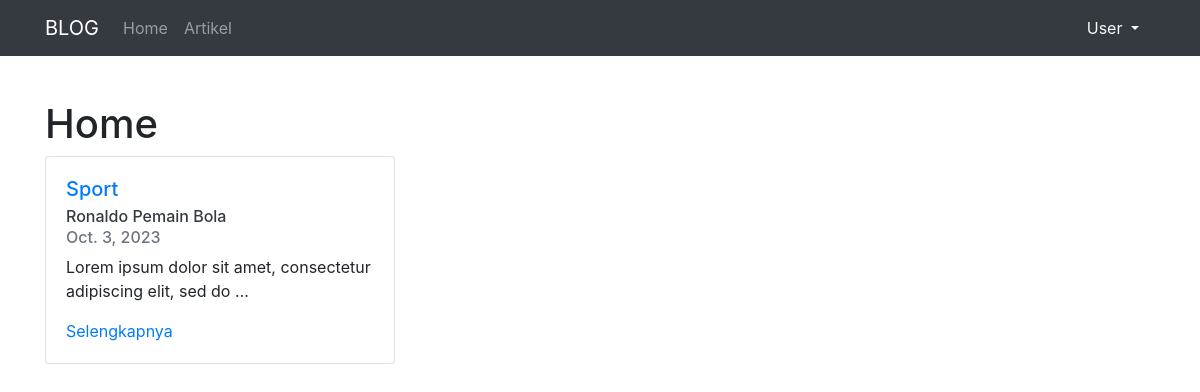
The page / on the database its author committed.
### artikel/models.py (models this page shows, shortened)
class Artikel(models.Model):
	judul		= models.CharField(max_length=255)
	isi 		= models.TextField()
	kategori 	= models.CharField(max_length=255)
	published	= models.DateTimeField(auto_now_add=True)
	updated 	= models.DateTimeField(auto_now=True)
	slug		= models.SlugField(blank=True, editable=False)

### core/views.py (the view)
# urls.py: url(r'^$', BlogHomeView.as_view(), name='home'),
class BlogHomeView(TemplateView, ArtikelPerKategori):
	template_name = "index.html"
	def get_context_data(self):
		querysets = self.get_latest_artikel_each_kategori()
		context = {
			'latest_artikel_list':querysets,
		}
		return context

### artikel/views.py (called while the page is built)
	def get_latest_artikel_each_kategori(self):
		kategori_list = self.model.objects.values_list('kategori', flat=True).distinct()
		queryset = []
		for kategori in kategori_list:
			artikel = self.model.objects.filter(kategori=kategori).latest('published')
			queryset.append(artikel)
		return queryset

### templates/index.html (shortened to what this page needs)
{% extends "base.html" %}
{% block contents %}
	<h1>Home</h1>
	<div class="row">
		{% for artikel in latest_artikel_list %}
			<div class="col-sm-4">
				<div class="card" >
				  <div class="card-body">
				    <h5 class="card-title"><a href="{% url 'artikel:category' artikel.kategori 1%}">{{artikel.kategori}}</a></h5>
				    <h6 class="card-subtitle mb-2 text-dark">{{artikel.judul}}</h6>
				    <h6 class="card-subtitle mb-2 text-muted">{{artikel.published|date}}</h6>
				    <p class="card-text">{{artikel.isi|truncatewords:10}}</p>
				    <a href="{% url 'artikel:detail' artikel.slug%}" class="card-link">Selengkapnya</a>
				  </div>
				</div>
			</div>
		{% endfor %}
	</div>
{% endblock contents %}

### rows shown on the page
Artikel: kategori "Sport", judul "Ronaldo Pemain Bola", published "Oct. 3, 2023", isi "Lorem ipsum dolor sit amet, consectetur adipiscing elit, sed do …"
